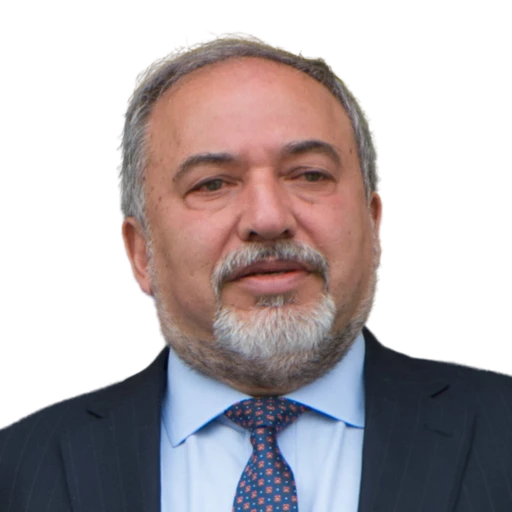
#> input picture assets/portraits/beiteinu.webp, 512 x 512 px; its folder holds only this picture in this run
$ python -i crop_by_face.py   (imports and definitions only)
#> lines starting #> are read from the running program, lines starting #| are printed output that depends on the picture
#!/usr/bin/env python3
"""Кадрирование портретов по лицу: одинаковый масштаб лица и одинаковый запас над головой.

Вход:  assets/portraits/_orig/<slug>.img   — исходники из Викисклада
Выход: /tmp/opencode/cutin2/<slug>.jpg     — квадратные кадры для вырезки

Правило: сторона кадра = SIDE_RATIO высот лица, верх кадра на TOP_RATIO выше
верхней границы лица. Кадр сдвигается внутрь картинки, а не сжимается.
"""
import pathlib
import sys

import cv2
import numpy as np
from PIL import Image, ImageOps

SRC = pathlib.Path("assets/portraits/_orig")
DST = pathlib.Path("/tmp/opencode/knesset-portraits/crop")
MODEL = "scripts/models/face_detection_yunet_2023mar.onnx"

SIDE_RATIO = 3.1     # сторона квадрата в высотах лица
HEAD_MARGIN = 0.10   # запас над макушкой, доля стороны кадра
OUT = 1400           # рабочих пикселей на сторону


def detect(img: Image.Image):
    """YuNet на уменьшенной копии: на полноразмерных фото детектор врёт."""
    bgr = cv2.cvtColor(np.array(img.convert("RGB")), cv2.COLOR_RGB2BGR)
    h, w = bgr.shape[:2]
    k = min(1.0, 1600 / max(w, h))
    small = cv2.resize(bgr, (round(w * k), round(h * k)), interpolation=cv2.INTER_AREA) if k < 1 else bgr
    sh, sw = small.shape[:2]
    det = cv2.FaceDetectorYN.create(MODEL, "", (sw, sh), 0.5, 0.3, 5000)
    det.setInputSize((sw, sh))
    _, faces = det.detect(small)
    if faces is None or len(faces) == 0:
        return None
    return max(faces, key=lambda f: f[2] * f[3])[:4] / k


def crop(path: pathlib.Path) -> str:
#> called with path = '../assets/portraits/beiteinu.webp'
    img = ImageOps.exif_transpose(Image.open(path)).convert("RGB")
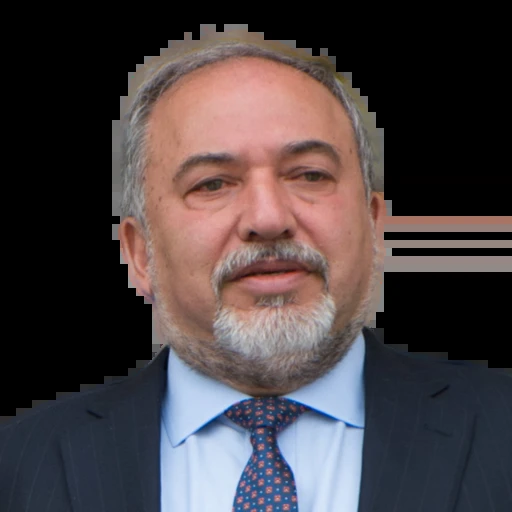
#> img: PIL image 512x512 RGB; mean R, G, B 73.9, 65, 67.2
    face = detect(img)
    if face is None:
        raise SystemExit(f"лицо не найдено: {path}")
    x, y, w, h = [float(v) for v in face]
    # сторону ограничиваем ДО расчёта смещения, иначе кадр уезжает вниз
    side = min(SIDE_RATIO * h, img.width, img.height)
    head_top = max(0.0, y - 0.45 * h)
    left = x + w / 2 - side / 2
    top = head_top - HEAD_MARGIN * side

    left = min(max(0.0, left), img.width - side)
    top = min(max(0.0, top), img.height - side)

    box = (round(left), round(top), round(left + side), round(top + side))
    out = img.crop(box).resize((OUT, OUT), Image.LANCZOS)
    dst = DST / (path.stem + ".jpg")
    out.save(dst, "JPEG", quality=95, subsampling=0)
    return f"{dst.name:16s} face={int(w)}x{int(h)} side={int(side)} box={box}"


# [7 lines not run here, left out]

#> (the run stopped early here; a loop or call above may not have finished)

$ run again, on assets/portraits/byachad.webp
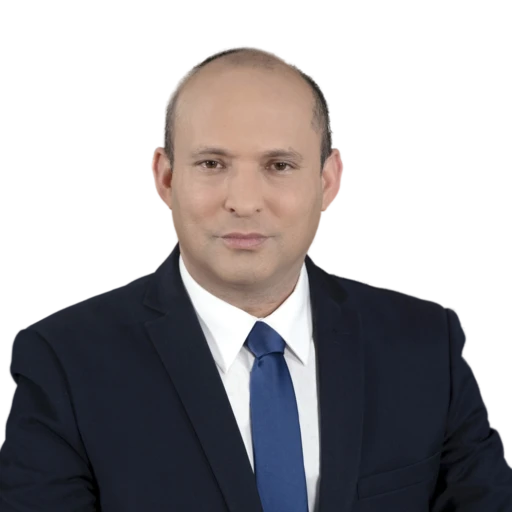
#> input picture assets/portraits/byachad.webp, 512 x 512 px
#> in crop, `img = ImageOps.exif_transpose(Image.open(path)).convert("RGB")`:
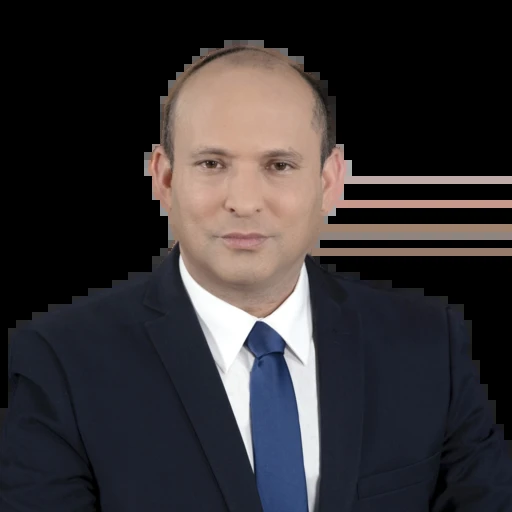
#> img: PIL image 512x512 RGB; mean R, G, B 51.2, 47.6, 49.9

$ run again, on assets/portraits/joint.webp
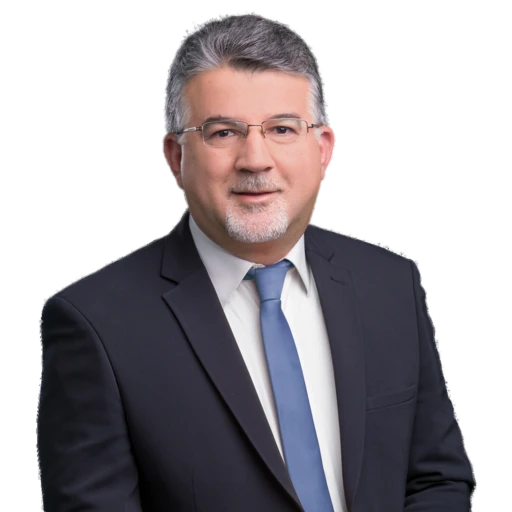
#> input picture assets/portraits/joint.webp, 512 x 512 px
#> in crop, `img = ImageOps.exif_transpose(Image.open(path)).convert("RGB")`:
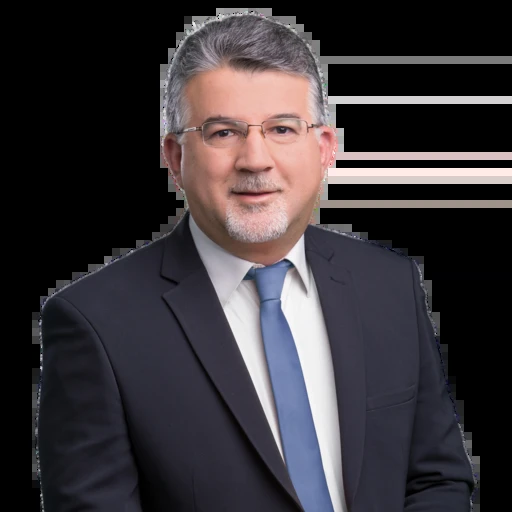
#> img: PIL image 512x512 RGB; mean R, G, B 57.3, 52.6, 56.6

$ run again, on assets/portraits/likud.webp
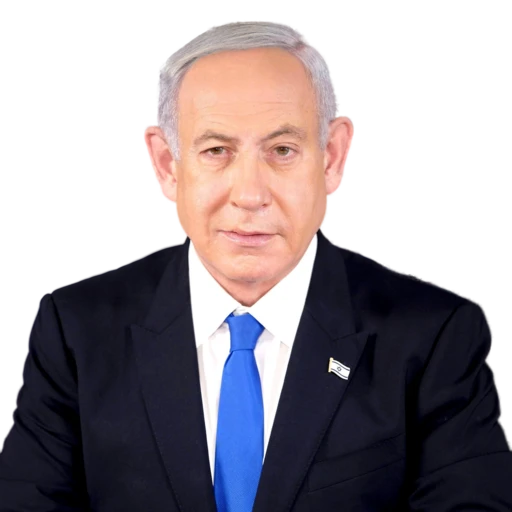
#> input picture assets/portraits/likud.webp, 512 x 512 px
#> in crop, `img = ImageOps.exif_transpose(Image.open(path)).convert("RGB")`:
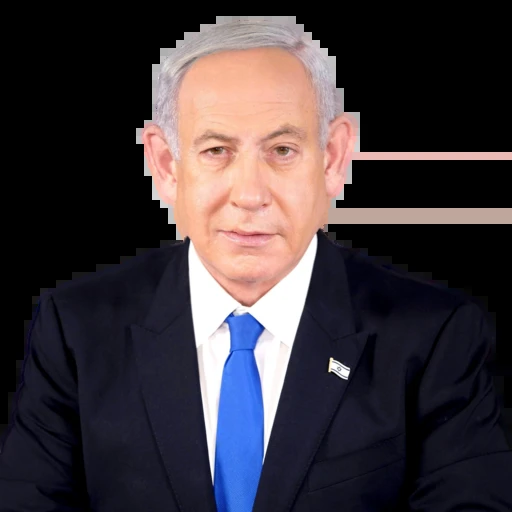
#> img: PIL image 512x512 RGB; mean R, G, B 61.5, 53.8, 59.4
